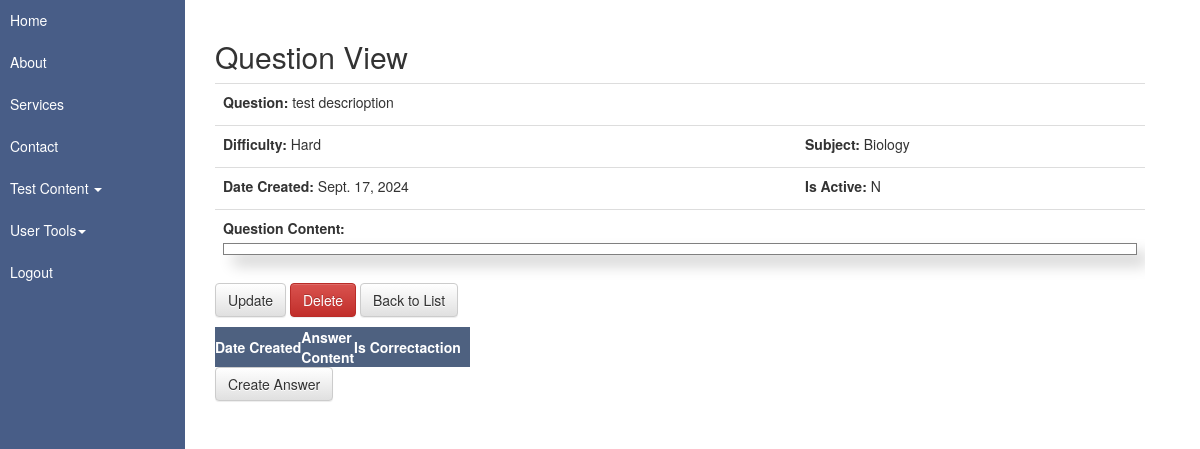
The page /ead/questions/1 (signed in) on the database its author committed.
### questions_app/models.py (models this page shows, shortened)
class Question(models.Model):
    question_id = models.AutoField(primary_key=True)
    date_created = models.DateTimeField(default=datetime.datetime.today, null=True)
    description = models.CharField(max_length=500)
    question_html_text = mce_models.HTMLField()
    question_difficulty = models.ForeignKey(
        Difficulty,
        related_name= "question_difficulties",
        on_delete=models.SET_NULL,
        null=True
    )
    question_subject = models.ForeignKey(
        Subject,
        related_name="question_subjects",
        on_delete=models.SET_NULL,
        null=True
    )
    active_choices = [
        ("Y","Yes"),
        ("N","No"),
    ]
    active = models.CharField(max_length=1, choices=active_choices, default="Y")
    date_created = models.DateTimeField(default=datetime.datetime.today, null=True)
    date_updated = models.DateTimeField(blank=True,default=datetime.datetime.today,null=True)
    class Meta:
        db_table = "tb_questions"

class Difficulty(models.Model):
    difficulty_id = models.AutoField(primary_key=True)
    difficulty_name = models.CharField(max_length=100)
    class Meta:
        db_table = "tb_difficulty"

class Subject(models.Model):
    subject_id = models.AutoField(primary_key=True)
    subject_name = models.CharField(max_length=200)
    class Meta:
        db_table = "tb_subject"

### questions_app/views.py (the view)
# urls.py: path(r'questions/<int:pk>', question_views.QuestionDetailView.as_view(), name="question_detail_url"),
class QuestionDetailView(LoginRequiredMixin, DetailView):
    model = Question
    template_name = "question/question_detail.html"
    context_object_name = "question_context"

### user_auth_app/templatetags/user_auth_tags.py (called while the page is built)
@register.simple_tag
def has_role_from_list(in_role_list, in_role_to_find):
    if isinstance(in_role_list, QuerySet):
        queryset_result = in_role_list.filter(name=str(in_role_to_find))
        if queryset_result.exists():
            return True
        else:
            return False

### questions_app/templates/question/question_detail.html (shortened to what this page needs)
{% extends "base.html" %}
{% block content %}
<h2>Question View</h2>
<div class="table-responsive">
  <table class="table ">
    <tr>
      <td colspan="2">
        <label for="">Question:</label>
        {{question_context.description}}
      </td>
    </tr>
    <tr>
      <td>
        <label for="">Difficulty:</label>
        {{question_context.question_difficulty.difficulty_name}}
      </td>
      <td>
        <label for="">Subject:</label>
        {{question_context.question_subject.subject_name}}
      </td>
    </tr>
    <tr>
      <td>
        <label for="">Date Created:</label>
        {{question_context.date_created | date}}
      </td>
      <td>
        <label for="">Is Active:</label>
        {{question_context.active}}
      </td>
    </tr>
    <tr>
      <td colspan="2" class="">
        <label for="">Question Content:</label>
        <div class="quest-content-detail">
        </div>
      </td>
    </tr>
  </table>
</div>
<p>
  <a
    class="btn btn-default"
    href="{% url 'questions_app:question_update_url' pk=question_context.question_id%}"
    >Update</a>
  <a
    class="btn btn-danger"
    href="{% url  'questions_app:question_delete_url' pk=question_context.question_id%}"
    >Delete</a>
  <a class="btn btn-default" href="{% url 'questions_app:question_list_url' %}"
    >Back to List</a>
</p>
<div class="table-responsive">
  <table id="answer_table" class="display compact">
    <thead>
      <tr class="table-cont-header">
        <th>Date Created</th>
        <th>Answer Content</th>
        <th>Is Correct</th>
        <th class="action_column">action</th>
      </tr>
    </thead>
  </table>
</div>
<a
  class="btn btn-default"
  href="{% url 'questions_app:answer_create_url' question_id=question_context.question_id %}"
  >Create Answer</a>
{% endblock %}

### static/DataTables/datatables.css (style rules this page uses)
:root { --dt-row-selected: 13, 110, 253; --dt-row-selected-text: 255, 255, 255; --dt-row-selected-link: 9, 10, 11; --dt-row-stripe: 0, 0, 0; --dt-row-hover: 0, 0, 0; --dt-column-ordering: 0, 0, 0; --dt-html-background: white; }

### rows shown on the page
Question: description "test descrioption", question_difficulty.difficulty_name "Hard", question_subject.subject_name "Biology", date_created "Sept. 17, 2024", active "N"
